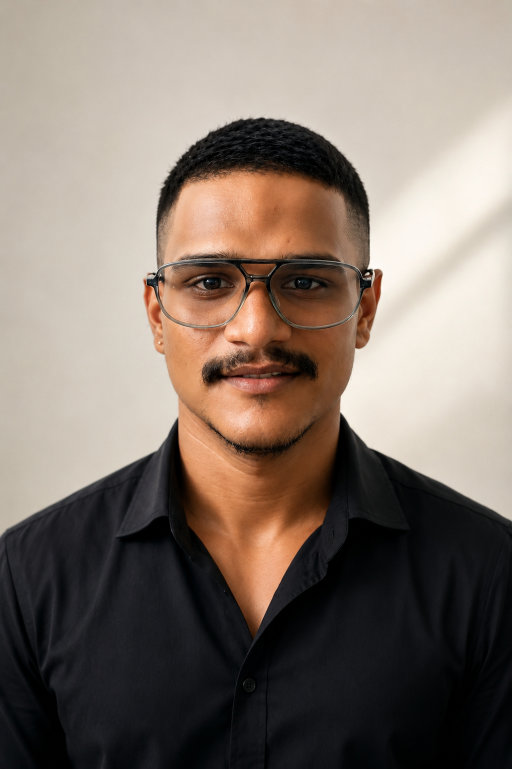
#> input picture assets-src/akther-portrait.png, 1023 x 1537 px (shown at 1/2 size)
$ python build-portrait-cutout.py
#> lines starting #> are read from the running program, lines starting #| are printed output that depends on the picture
"""Derive the transparent hero cutout from the original Akther portrait.

The homepage hero needs the portrait to sit on the yellow field without its
studio wall showing as a grey rectangle, so this builds an alpha matte from
`assets-src/akther-portrait.png` -- the original photograph, not a generated
one. Nothing about the subject is redrawn or retouched: the only change is that
background pixels become transparent.

How the matte is found
----------------------
A flood fill starts from every border pixel and grows through the wall using a
*neighbour-relative* tolerance, so the wall's soft light gradient is followed
while the hard edge at hair, skin and collar stops it. Two guards keep the fill
off the subject:

  FLOOR  a luminance floor; nothing darker is ever treated as background. The
         first pass sits above the neck's shadowed skin, which is otherwise the
         one place the fill can slip from the wall onto the face.
  BAND   the second pass, which mops up the darker top corners of the wall, is
         restricted to the upper part of the frame. There is no skin touching
         the background up there -- only hair, which is far below the floor.

Output (written to public/, alpha-preserving WebP):
  akther-portrait-cutout.webp       1023w  canonical / <img src> fallback
  akther-portrait-cutout-768.webp    768w  srcset step
  akther-portrait-cutout-512.webp    512w  srcset step (mobile)

Run:  python scripts/build-portrait-cutout.py
"""

from collections import deque
from pathlib import Path

from PIL import Image, ImageFilter

ROOT = Path(__file__).resolve().parent.parent
SOURCE = ROOT / "assets-src" / "akther-portrait.png"
PUBLIC = ROOT / "public"
STEM = "akther-portrait-cutout"
WIDTHS = (512, 768)

# Pass one: walk the wall, stay off the subject.
TOLERANCE = 6
FLOOR = 175
# Pass two: the darker top corners, limited to the head-and-above band.
TOP_TOLERANCE = 8
TOP_FLOOR = 125
TOP_BAND = 0.38
# Softens the one-pixel staircase left by a binary fill.
FEATHER = 1.1


def flood(luma, width, height, background, tolerance, floor, max_y):
    """Grow `background` (a 0/1 bytearray) outward from its current members."""
    queue = deque(
        (x, y)
        for y in range(min(max_y, height))
        for x in range(width)
        if background[y * width + x]
    )
    while queue:
        x, y = queue.popleft()
        value = luma[x, y]
        for dx, dy in ((1, 0), (-1, 0), (0, 1), (0, -1)):
            nx, ny = x + dx, y + dy
            if not (0 <= nx < width and 0 <= ny < max_y):
                continue
            index = ny * width + nx
            if background[index]:
                continue
            neighbour = luma[nx, ny]
            if neighbour >= floor and abs(neighbour - value) <= tolerance:
                background[index] = 1
                queue.append((nx, ny))


def build() -> Image.Image:
    source = Image.open(SOURCE).convert("RGB")
#> source is the input picture: PIL image 1023x1537 RGB; mean R, G, B 130.9, 117.8, 107.8
    width, height = source.size
#> width = 1023; height = 1537
    # A touch of blur only for the decision map; the saved pixels are untouched.
    luma = source.convert("L").filter(ImageFilter.GaussianBlur(0.8)).load()

    background = bytearray(width * height)
    for x in range(width):
        for y in (0, height - 1):
            if luma[x, y] >= FLOOR:
                background[y * width + x] = 1
    for y in range(height):
        for x in (0, width - 1):
            if luma[x, y] >= FLOOR:
                background[y * width + x] = 1

    flood(luma, width, height, background, TOLERANCE, FLOOR, height)
    flood(luma, width, height, background, TOP_TOLERANCE, TOP_FLOOR, int(height * TOP_BAND))

    alpha = Image.frombytes(
        "L", (width, height), bytes(bytearray(0 if flag else 255 for flag in background))
    ).filter(ImageFilter.GaussianBlur(FEATHER))
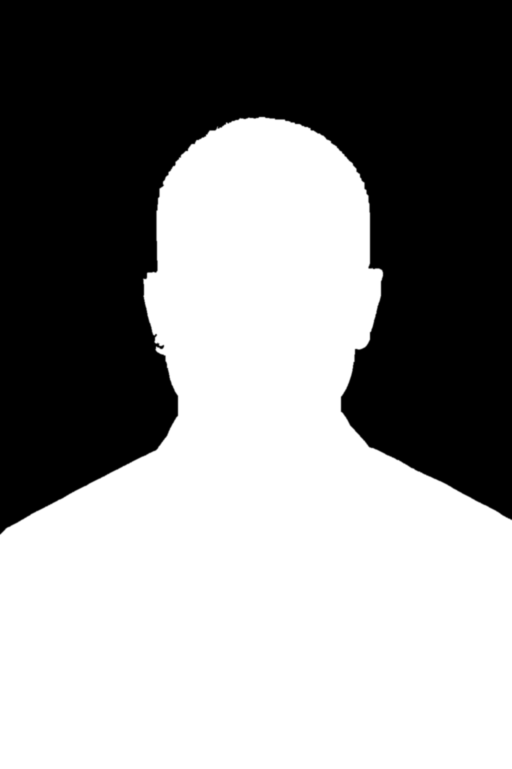
#> alpha: PIL image 1023x1537 L (shown at 1/2 size); min 0, max 255, mean 140.2

    cutout = source.copy()
    cutout.putalpha(alpha)
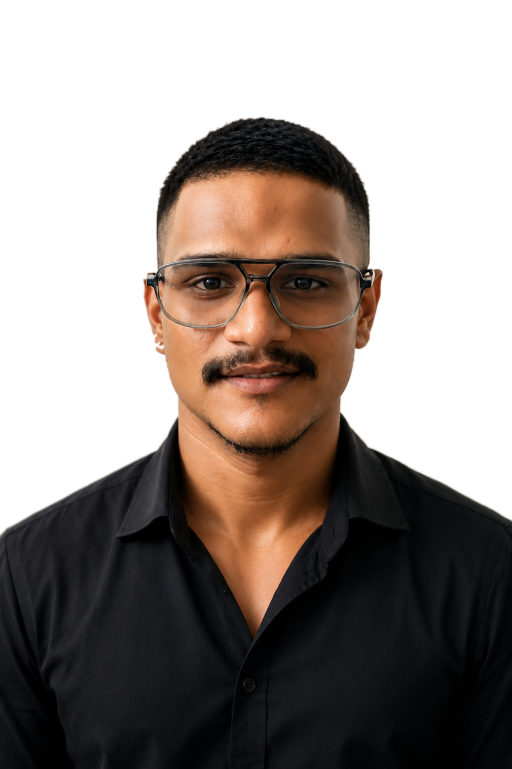
#> cutout: PIL image 1023x1537 RGBA (shown at 1/2 size); mean R, G, B, A 130.9, 117.8, 107.8, 140.2; transparent parts drawn white
    share = 100 * sum(background) / (width * height)
#> share = 45.03
    print(f"matte: {share:.1f}% of the frame removed as background")
#| matte: 45.0% of the frame removed as background
    return cutout


def main() -> None:
    cutout = build()
    PUBLIC.mkdir(exist_ok=True)

    cutout.save(PUBLIC / f"{STEM}.webp", "WEBP", quality=90, method=6, exact=True)
    print(f"wrote {STEM}.webp ({cutout.width}w)")
#| wrote akther-portrait-cutout.webp (1023w)

    for target in WIDTHS:
        resized = cutout.resize(
            (target, round(cutout.height * target / cutout.width)), Image.LANCZOS
        )
        resized.save(PUBLIC / f"{STEM}-{target}.webp", "WEBP", quality=88, method=6, exact=True)
        print(f"wrote {STEM}-{target}.webp ({target}w)")
#> this loop made 2 passes
#> pass 1, in main, `resized = cutout.resize( (target, round(cutout.height * target / cutou..`:
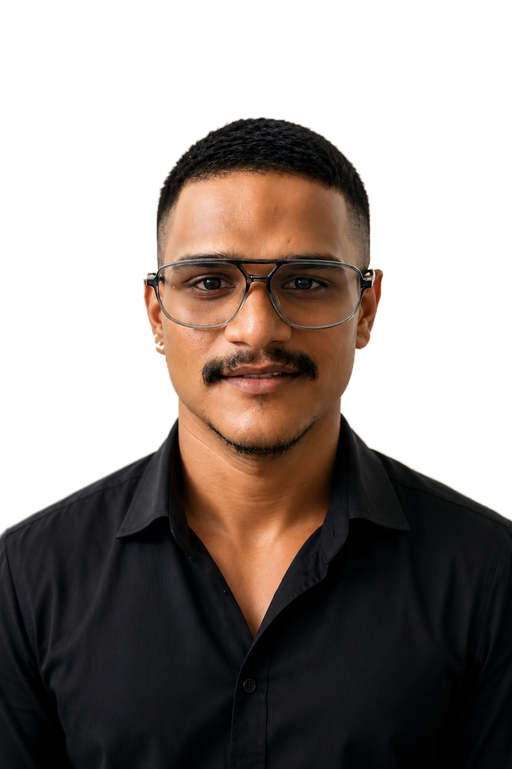
#> resized: PIL image 512x769 RGBA; mean R, G, B, A 35.9, 26.8, 22.2, 140.2; transparent parts drawn white


if __name__ == "__main__":
    main()

$ run again, with assets-src/akther-editorial-portrait.png copied over assets-src/akther-portrait.png
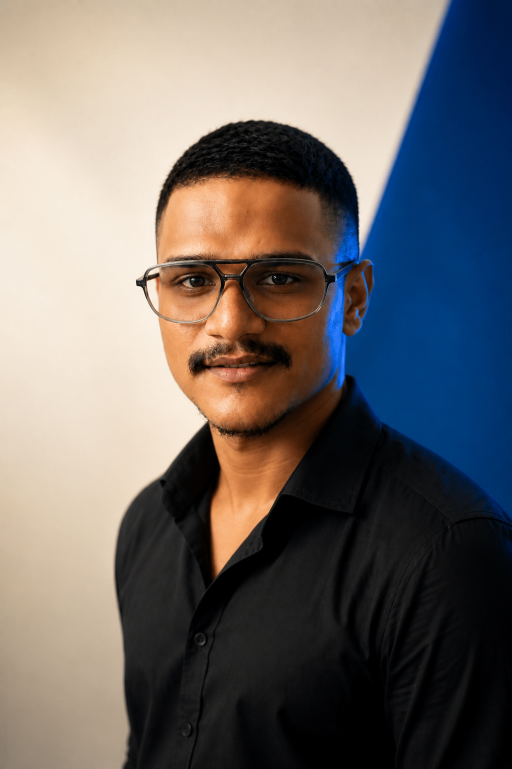
#> input picture assets-src/akther-editorial-portrait.png, 1023 x 1537 px (shown at 1/2 size)
#> in build, source is the input picture: PIL image 1023x1537 RGB; mean R, G, B 112, 107.2, 105.2
#> in build, `alpha = Image.frombytes( "L", (width, height), bytes(bytearray(0 if fl..`:
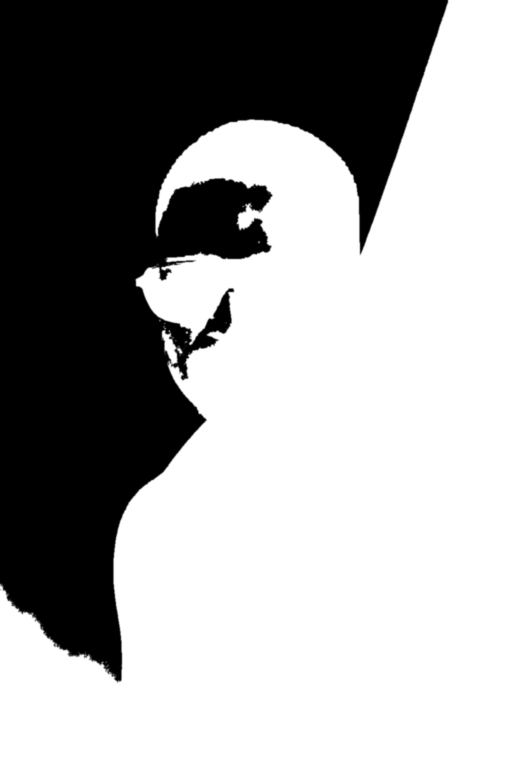
#> alpha: PIL image 1023x1537 L (shown at 1/2 size); min 0, max 255, mean 160
#| matte: 37.3% of the frame removed as background
#| wrote akther-portrait-cutout.webp (1023w)
#> the loop in main, `for target in WIDTHS:` made 2 passes
#> pass 1, in main, `resized = cutout.resize( (target, round(cutout.height * target / cutou..`:
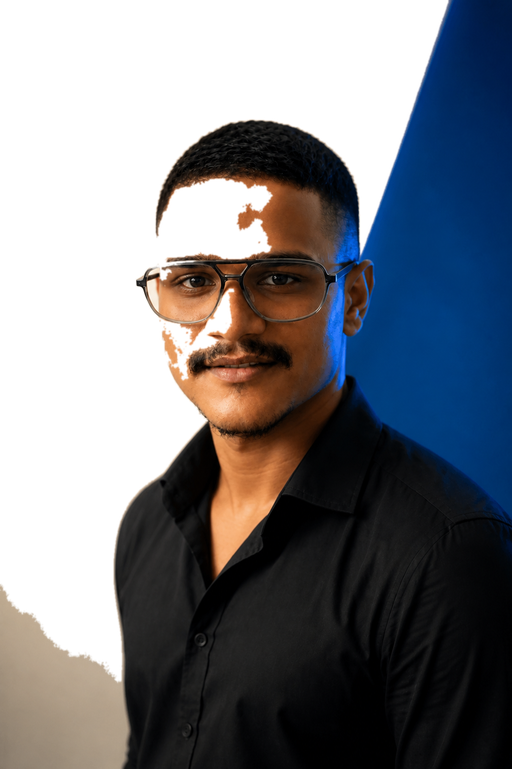
#> resized: PIL image 512x769 RGBA; mean R, G, B, A 28.4, 30.2, 35.8, 160; transparent parts drawn white
